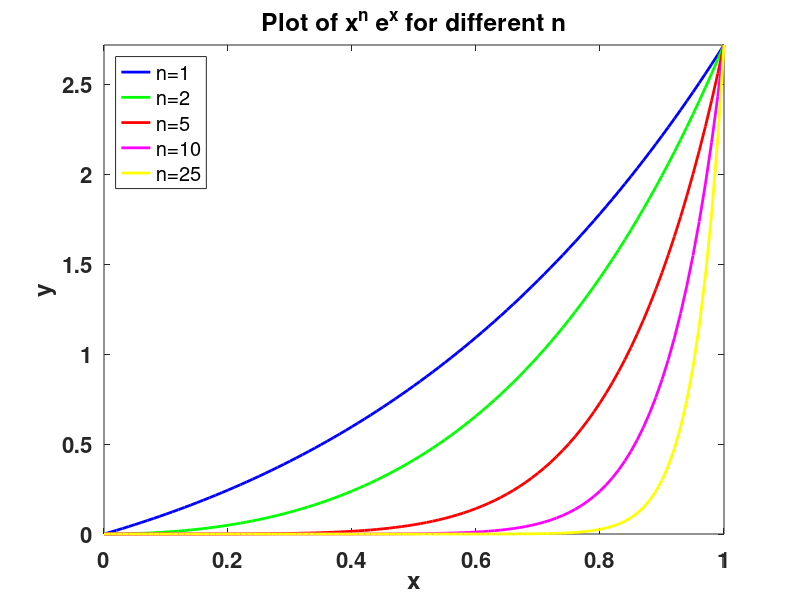

Reproduce this figure in MATLAB.
% a1q3.m
% A file to help get you started on question 3. 

%%%%%%%%%%%%%%%%%%%%%%%%%%%%%%%%%%%%%%%%%%%%%%%%%%%%%%%%%%%%%%%%%%%%%%%%%%%%%%%%%%%%%%%%%%%%%%%%%%%%%%%%%%%%%%%%%%%%%%%%%%%%%%%%%%%%%%%%
% Part a: Plotting
x = 0:0.01:1;       %We define a 'reasonable' mesh of x values

%Plotting commands. Type 'help' followed by the command name to get more
%information on how these work
figure(1);
% Code to plot the integrand for n = 1 as a blue line. You need to plot n=2, n=5, n=10 and n=20 on the same axes
plot(x, x.*exp(x), 'b-', 'LineWidth',2); axis([0 1 0 exp(1)]);
hold on;
plot(x, x.^2.*exp(x), 'g-', 'LineWidth',2); axis([0 1 0 exp(1)]);
plot(x, x.^5.*exp(x), 'r-', 'LineWidth',2); axis([0 1 0 exp(1)]);
plot(x, x.^10.*exp(x), 'm-', 'LineWidth',2); axis([0 1 0 exp(1)]);
plot(x, x.^20.*exp(x), 'y-', 'LineWidth',2); axis([0 1 0 exp(1)]);

set(gca,'FontSize',16,'FontWeight','bold');                         %This line just increases font size so that it shows up better
xlabel('x'); ylabel('y'); title('Plot of x^n e^x for different n');
legend('n=1','n=2','n=5','n=10','n=25','Location','NorthWest');                               %You should update the legend too!




%%%%%%%%%%%%%%%%%%%%%%%%%%%%%%%%%%%%%%%%%%%%%%%%%%%%%%%%%%%%%%%%%%%%%%%%%%%%%%%%%%%%%%%%%%%%%%%%%%%%%%%%%%%%%%%%%%%%%%%%%%%%%%%%%%%%%%%
%Part c: forward recursion

%ENTER STARTING VALUE FOR I HERE. Hint: The number e is exp(1) in Matlab.
I = [ exp(1)-1 ]

for n = 1:25
    %ENTER RECURSIVE FORMULA HERE
    I = [ I (exp(1) - n*I(n)) ];          % This sticks the new value on the end of the array using concatenation
    
end

%display results
fprintf('   n \t  I_n \n-------\t--------\n');
fprintf('   %d\t%7.6f \n',[0:25; I]);


%%% HERERERERERERERERERERERERERRERER
%%%%%%%%%%%%%%%%%%%%%%%%%%%%%%%%%%%%%%%%%%%%%%%%%%%%%%%%%%%%%%%%%%%%%%%%%%%%%%%%%%%%%%%%%%%%%%%%%%%%%%%%%%%%%%%%%%%%%%%%%%%%%%%%%%%%%%%%%5
%Part e: backward recursion

%ENTER STARTING VALUE FOR I HERE
I = [ 0 ];
for n = 50:-1:1
    %ENTER BACKWARD RECURSIVE FORMULA HERE
    I = [(exp(1) - I(51 - n))/n I];          % This sticks the new value on the BEGINNING of the array using concatenation. 
                            % You can access the first element in the array with I(1).
end

fprintf('   n \t  I_n \n-------\t--------\n');
fprintf('   %d\t%7.6f \n',[0:50; I]);